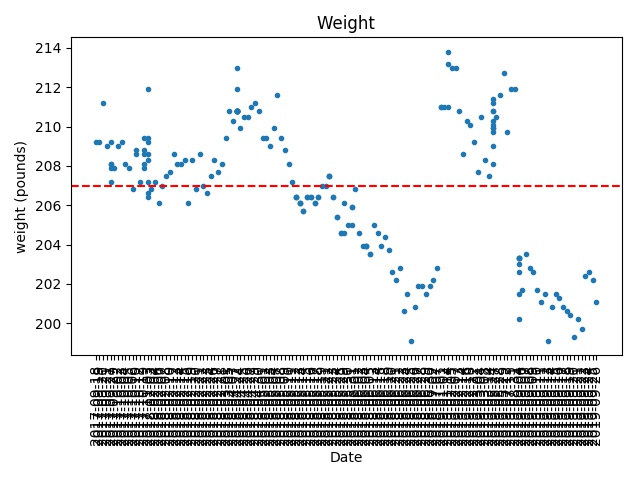

Source code (Python):
#!/usr/bin/python3

import pandas as pd
import matplotlib.pyplot as plt
import datetime as dt


def main():
	''' Main function for testing purposes'''

	data_file = 'com.samsung.health.weight.201909262148.csv'

	# Read in the data file
	df = pd.read_csv(data_file, skiprows=1)

	plot_weight(df)

	'''
	end_time = pd.to_datetime(df.iloc[208][7])
	start_time = pd.to_datetime(df.iloc[208][2])
	duration = end_time - start_time

	print('You slept for {}'.format(duration))
	'''


def plot_weight(df):
	''' Plots weight'''

	# add a pounds column
	df['pounds'] = df['weight'] * 2.20462

	# filter out days above 1 as erroneous
	# df = df[df['duration'] < dt.timedelta(days=1)]

	# convert to timedelta and then convert minutes to hours
	# df['duration'] = df['duration'].astype('timedelta64[m]') / 60

	# slice the time column and keep the date, but not the time
	x = df['create_time'].str.split(' ').str[0]

	# slice the duration column	
	y = df['pounds']

	# calculate average weight
	sleep_mean = y.mean()

	# make a plot
	_ = plt.plot(x, y, linestyle='none', marker='.')
	_ = plt.axhline(y=sleep_mean, linestyle='--', color='red')
	_ = plt.title('Weight')
	_ = plt.xlabel('Date')
	_ = plt.ylabel('weight (pounds)')
	_ = plt.xticks(rotation='vertical')
	_ = plt.tight_layout()
	_ = plt.savefig('weight.jpg')
	plt.show()
	
	return


if __name__ == '__main__':
	main()
